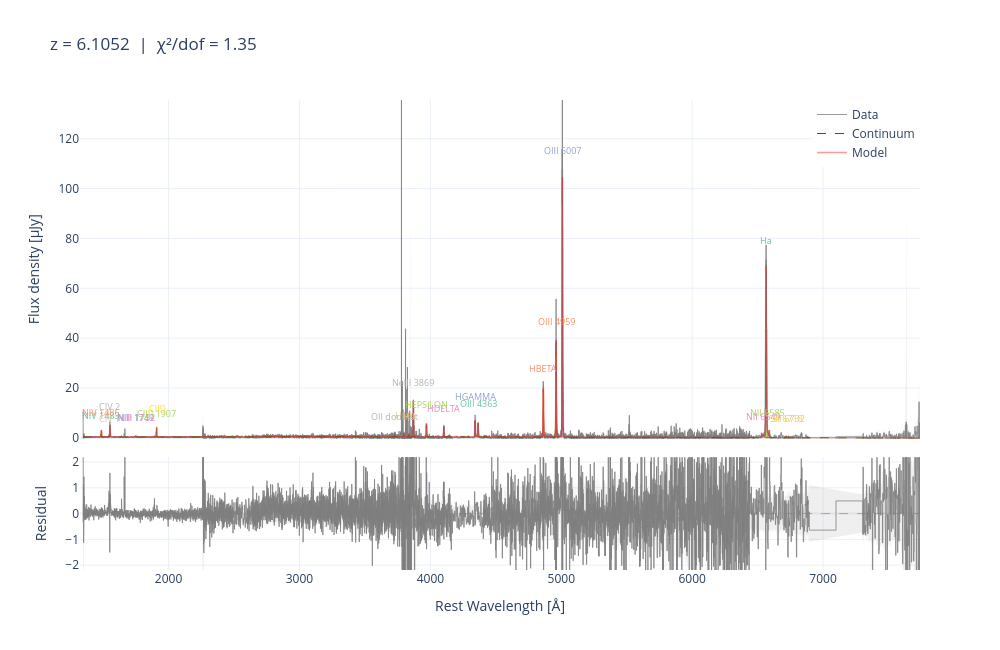

Notebook source saved alongside this figure:
### Code cell
fig = jwspecfit.plot_fit_interactive(result, rest_frame=True, flux_unit='fnu')
fig
